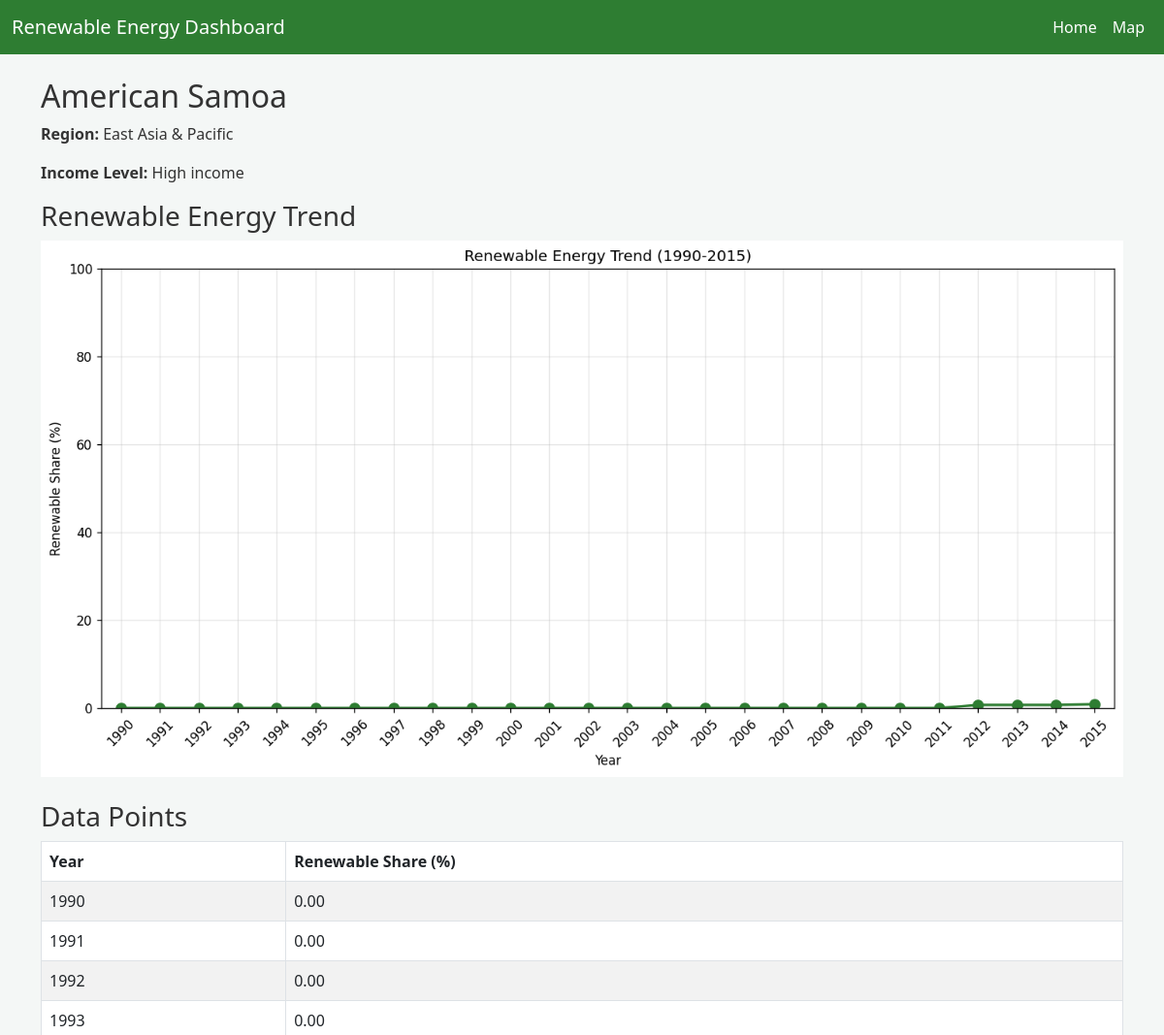
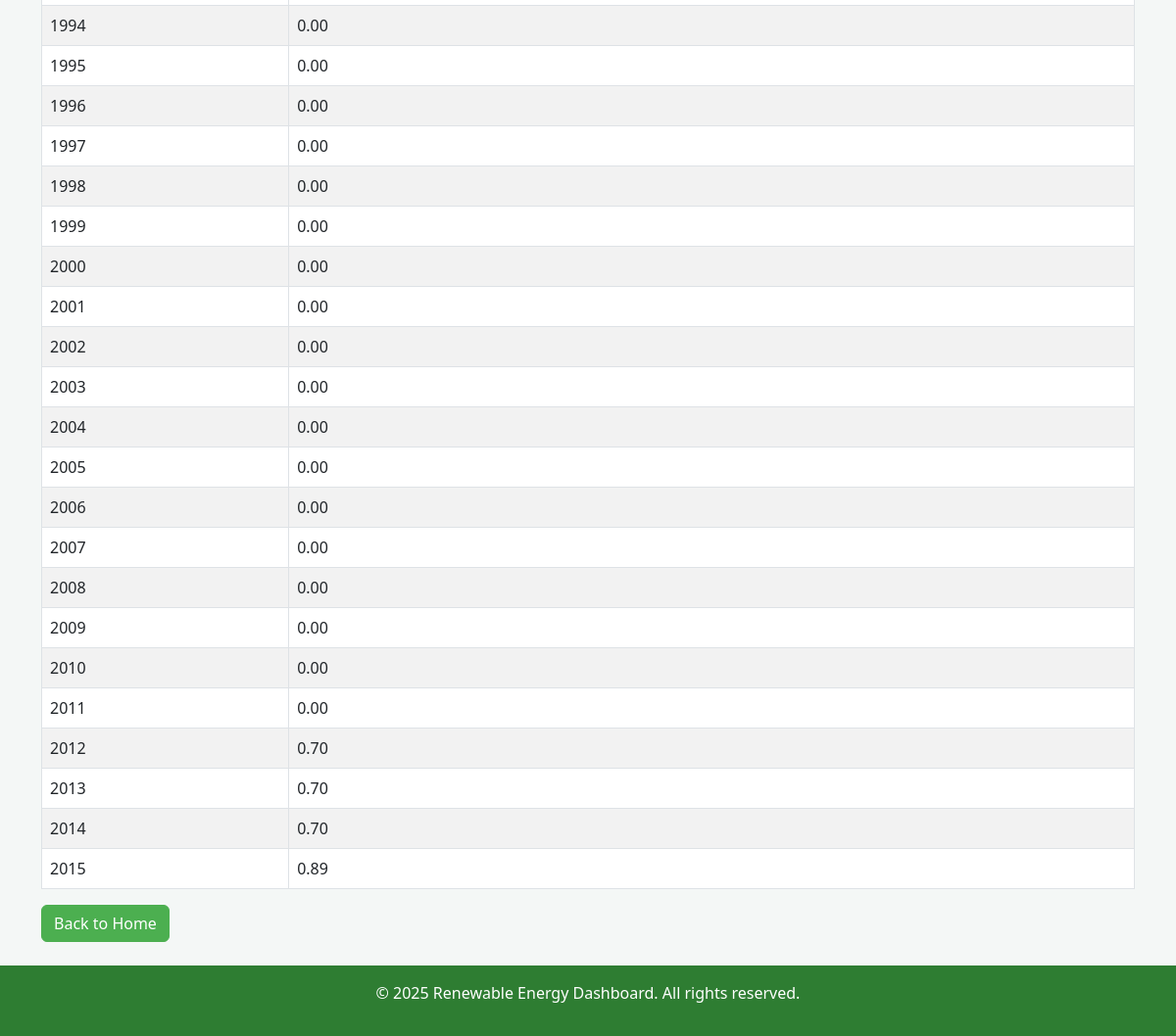
Screenshot of /country/449/ with the database file from the repository (2 pictures, top to bottom).
### energy/models.py (models this page shows, shortened)
class Country(models.Model):
    name = models.CharField(max_length=100, unique=True)
    code = models.CharField(max_length=4, unique=True, null=True, blank=True)
    type = models.CharField(max_length=10, default='Unknown')
    region = models.CharField(max_length=50, default='Unknown')
    INCOME_GROUP_CHOICES = [
        ('High income', 'High income'),
        ('Low income', 'Low income'),
        ('Lower middle', 'Lower middle income'),
        ('Upper middle', 'Upper middle income'),
    ]
    income_group = models.CharField(
        max_length=20, choices=INCOME_GROUP_CHOICES, blank=True, null=True
    )
    renewable_share = models.FloatField(
        help_text="Renewable energy share in 2015 (%)",
        default=0.0,
        null=True,
        blank=True
    )
    class Meta:
        ordering = ['name']

class EnergyData(models.Model):
    country = models.ForeignKey(Country, on_delete=models.CASCADE)
    year = models.IntegerField()
    renewable_share = models.FloatField()
    class Meta:
        unique_together = ('country', 'year')
        ordering = ['year']

### energy/views.py (the view)
# urls.py: path('country/<int:pk>/', views.country_detail, name='country_detail'),
def country_detail(request, pk):
    country = get_object_or_404(
        Country.objects.prefetch_related(
            Prefetch(
                'energydata_set',
                queryset=EnergyData.objects.filter(year__range=(1990, 2015)).order_by('year'),
                to_attr='filtered_energy'
            )
        ),
        pk=pk
    )
    full_energy_data = [
        {
            'year': year,
            'renewable_share': next(
                (ed.renewable_share for ed in country.filtered_energy if ed.year == year),
                None
            ),
        }
        for year in range(1990, 2016)
    ]
    chart_url = generate_country_chart(full_energy_data)
    context = {
        'country': country,
        'energy_data': full_energy_data,
        'chart_url': chart_url,
    }
    return render(request, 'energy/country_detail.html', context)

### templates/energy/country_detail.html (shortened to what this page needs)
{% extends 'energy/base.html' %}
{% block content %}
    {% if error %}
        <div class="alert alert-danger">{{ error }}</div>
    {% else %}
        <h2>{{ country.name }}</h2>
        <p><strong>Region:</strong> {{ country.region }}</p>
        <p><strong>Income Level:</strong> {{ country.income_group }}</p>
        {% if chart_url %}
            <div class="mb-4">
                <h3>Renewable Energy Trend</h3>
                <img alt="{{ country.name }} Chart" class="img-fluid" style="max-width: 100%;">
            </div>
        {% else %}
            <div class="alert alert-warning">No chart available.</div>
        {% endif %}
        <h3>Data Points</h3>
        {% if country.energydata_set.all %}
            <div class="table-responsive">
                <table class="table table-striped table-bordered">
                    <thead>
                        <tr>
                            <th>Year</th>
                            <th>Renewable Share (%)</th>
                        </tr>
                    </thead>
                    <tbody>
                        {% for dp in country.energydata_set.all %}
                            <tr>
                                <td>{{ dp.year }}</td>
                                <td>{{ dp.renewable_share|floatformat:2 }}</td>
                            </tr>
                        {% endfor %}
                    </tbody>
                </table>
            </div>
        {% else %}
            <p>No data points available.</p>
        {% endif %}
        <p><a href="{% url 'energy:index' %}" class="btn btn-primary">Back to Home</a></p>
    {% endif %}
{% endblock %}

### templates/energy/base.html (style rules this page uses)
body { background-color: #f4f7f6; color: #333; }
.table thead { background-color: #4caf50; color: white; }
.btn-primary { background-color: #4caf50; border-color: #4caf50; }

### rows the page displays
Country: name "American Samoa", region "East Asia & Pacific", income_group "High income"
EnergyData: year "1990", renewable_share "0.00"
EnergyData: year "1991", renewable_share "0.00"
EnergyData: year "1992", renewable_share "0.00"
EnergyData: year "1993", renewable_share "0.00"
EnergyData: year "1994", renewable_share "0.00"
EnergyData: year "1995", renewable_share "0.00"
EnergyData: year "1996", renewable_share "0.00"
EnergyData: year "1997", renewable_share "0.00"
EnergyData: year "1998", renewable_share "0.00"
EnergyData: year "1999", renewable_share "0.00"
EnergyData: year "2000", renewable_share "0.00"
EnergyData: year "2001", renewable_share "0.00"
EnergyData: year "2002", renewable_share "0.00"
EnergyData: year "2003", renewable_share "0.00"
EnergyData: year "2004", renewable_share "0.00"
EnergyData: year "2005", renewable_share "0.00"
EnergyData: year "2006", renewable_share "0.00"
EnergyData: year "2007", renewable_share "0.00"
EnergyData: year "2008", renewable_share "0.00"
EnergyData: year "2009", renewable_share "0.00"
EnergyData: year "2010", renewable_share "0.00"
EnergyData: year "2011", renewable_share "0.00"
EnergyData: year "2012", renewable_share "0.70"
EnergyData: year "2013", renewable_share "0.70"
EnergyData: year "2014", renewable_share "0.70"
EnergyData: year "2015", renewable_share "0.89"
